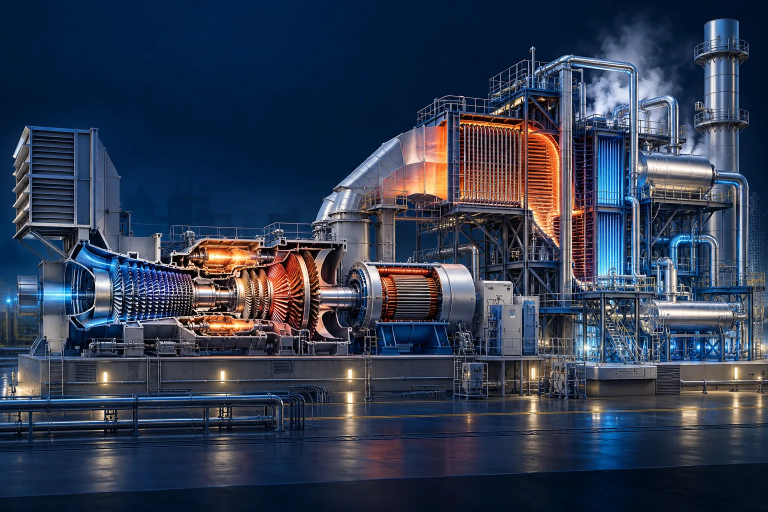
#> input picture assets/img/geh-ccgt-illustration-v20.webp, 1536 x 1024 px (shown at 1/2 size)
$ python create-gt01-pilot-assets.py
#> lines starting #> are read from the running program, lines starting #| are printed output that depends on the picture; after the words box and inside, x2 and y2 are one past the last pixel; in counts of white or black regions, pixels touching at a corner belong together
#!/usr/bin/env python3
"""GT-01 imagery study. Strictly registered local alterations, not OEM engineering drawings.
Authored as fixed-camera pixel art prototypes; not photographic claims about TE-TO hardware.
"""
from pathlib import Path
from PIL import Image, ImageDraw, ImageFilter
import numpy as np, hashlib, json
ROOT=Path(__file__).resolve().parent.parent
base=Image.open(ROOT/'assets/img/geh-ccgt-illustration-v20.webp').convert('RGB')
#> base is the input picture: PIL image 1536x1024 RGB; mean R, G, B 48.6, 59.3, 80.2
# Crop already-approved V20 image, limited to one gas turbine and associated generator.
CROP=(0,305,985,815)
reference=base.crop(CROP)
w,h=reference.size
#> w = 985; h = 510
out=ROOT/'assets/img/gt01-pilot';out.mkdir(exist_ok=True,parents=True)
reference.save(out/'gt01-exposed.webp',format='WEBP',lossless=True,method=6)
# Exact pixel registration: all changes are limited to registered equipment area.
# These regions are conceptual graphic covers, NOT real casing geometry.
polygon=[(179,184),(295,170),(443,169),(569,190),(655,259),(667,365),(170,379),(145,321)]
mask=Image.new('L',(w,h),0)
#> mask: PIL image 985x510 L; every value is 0
d=ImageDraw.Draw(mask)
d.polygon(polygon,fill=255)
mask=mask.filter(ImageFilter.GaussianBlur(2.5))
# SHELL: an artist-drawn, muted steel acoustic hood (kept within the registered GT footprint).
y,x=np.mgrid[0:h,0:w]
rng=np.random.default_rng(21)
noise=rng.normal(0,2.3,(h,w))
light=14*np.sin((x-170)/620*np.pi)+10*np.cos((y-160)/240*np.pi)
structure=np.clip(78+light+noise,25,180)
shell_arr=np.stack([np.clip(structure*.97,0,255),np.clip(structure*1.12,0,255),np.clip(structure*1.29,0,255)],-1).astype('uint8')
shell=Image.fromarray(shell_arr,'RGB')
sd=ImageDraw.Draw(shell)
sd.rounded_rectangle((177,188,660,358),radius=10,outline=(151,190,212),width=3)
sd.line([(191,202),(645,202)],fill=(194,218,227),width=3)
sd.line([(193,339),(644,339)],fill=(25,53,75),width=5)
for cx in [284,406,530]:
 sd.line([(cx,201),(cx,339)],fill=(40,75,95),width=5)
 sd.line([(cx+5,204),(cx+5,336)],fill=(157,191,205),width=2)
for cx in [235,355,479,594]:
 sd.rectangle((cx-6,218,cx+6,223),fill=(40,63,81))
 sd.line([(cx-3,221),(cx+3,221)],fill=(186,213,225))
sd.line([(179,188),(147,307),(175,363)],fill=(188,214,225),width=4)
sd.line([(641,201),(663,281),(657,358)],fill=(182,208,221),width=4)
shell_img=Image.composite(shell,reference,mask)
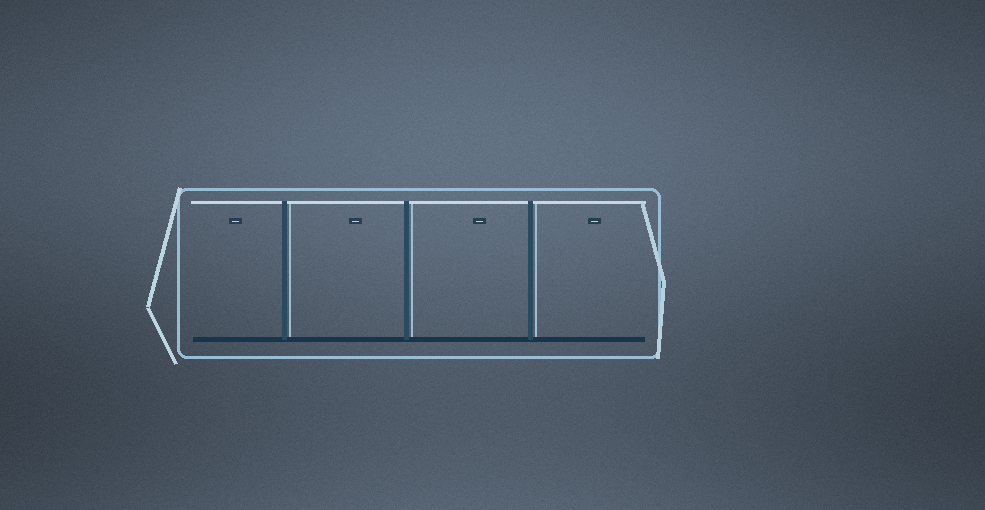
#> shell: PIL image 985x510 RGB; mean R, G, B 78.9, 91.6, 105.4
shell_img.save(out/'gt01-shell.webp',format='WEBP',lossless=True,method=6)
# INNER: keep same camera and machine housing. Clarify the visible rotor using a
# local detail loupe with translucent peripheral matte, not fabricated internals.
inner=reference.copy()
focus=Image.new('RGBA',(w,h),(0,0,0,0))
#> focus: PIL image 985x510 RGBA; every value is 0
fd=ImageDraw.Draw(focus)
# Darken only the pilot's selected machine envelope to make true photo-detail more legible.
fd.rounded_rectangle((186,190,645,355),radius=18,fill=(1,14,25,38),outline=(128,194,219,118),width=3)
# A photographic inset takes pixels from the same reference image.
zoom=reference.crop((259,180,587,347)).resize((432,220),Image.Resampling.LANCZOS)
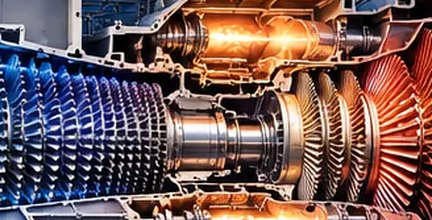
#> zoom: PIL image 432x220 RGB; mean R, G, B 116, 88.8, 86.8
# Crop to non-overlapping region and paste inside GT focus boundary, preserving camera anchors outside registered mask.
zoom=zoom.resize((386,145),Image.Resampling.LANCZOS)
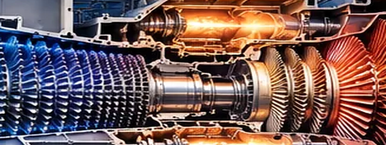
#> zoom: PIL image 386x145 RGB; mean R, G, B 116, 88.9, 86.9
zoom_rgba=zoom.convert('RGBA')
fd.rounded_rectangle((221,201,607,346),radius=10,fill=(3,25,39,210))
focus.alpha_composite(zoom_rgba,(221,201))
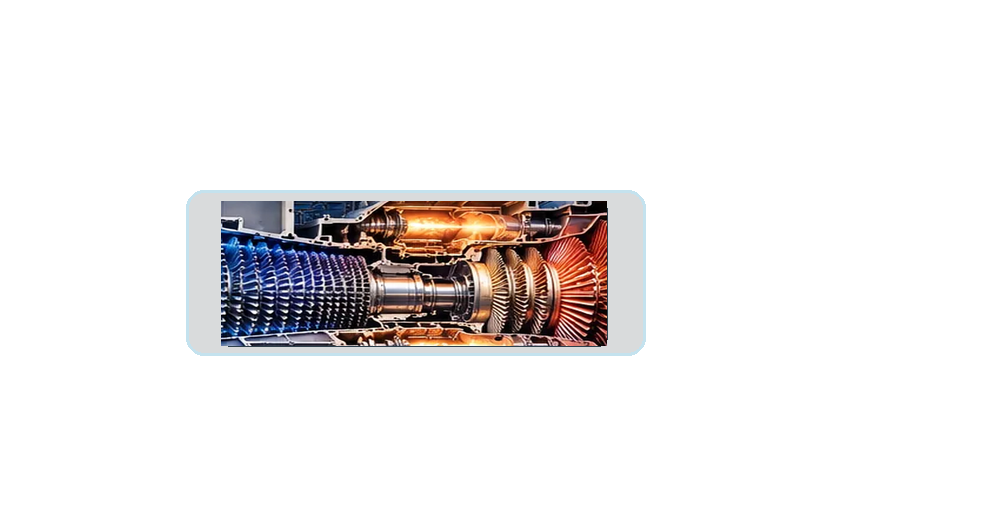
#> focus: PIL image 985x510 RGBA; mean R, G, B, A 13.9, 11.8, 12.1, 30.7; transparent parts drawn white
fd=ImageDraw.Draw(focus)
fd.rounded_rectangle((219,199,609,348),radius=11,outline=(135,201,224,190),width=2)
# Mask inner-only edit to same turbine envelope as shell, do not alter other plant equipment.
inner=Image.composite(Image.alpha_composite(reference.convert('RGBA'),focus).convert('RGB'),reference,mask)
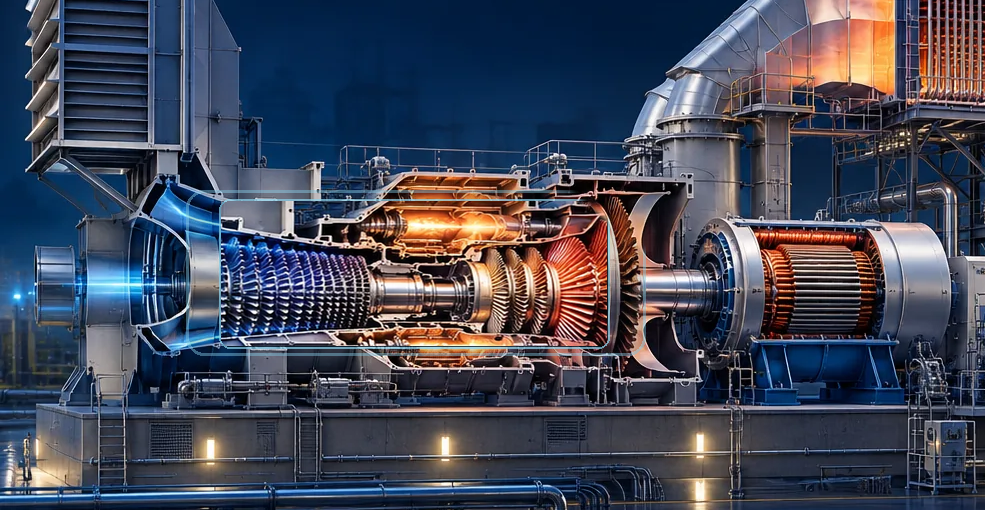
#> inner: PIL image 985x510 RGB; mean R, G, B 66.2, 70.7, 86.8
inner.save(out/'gt01-inner.webp',format='WEBP',lossless=True,method=6)
# Locked registration QA: every unchanged pixel beyond mask exactly matches Exposed.
refarr=np.asarray(reference).astype(np.int16)
assert reference.size==(985,510)
results={}
for mode in ('shell','exposed','inner'):
 img=Image.open(out/f'gt01-{mode}.webp').convert('RGB')
 diff=np.any(np.asarray(img).astype(np.int16)!=refarr,axis=2)
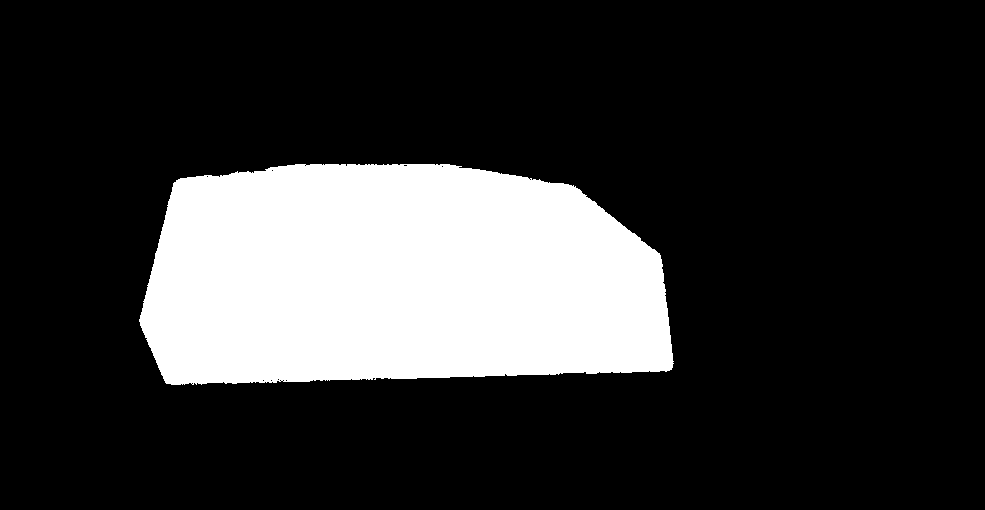
#> diff: shape (510, 985) bool; 20.2% white; 1 white region, box (x1, y1, x2, y2) and area: (139, 164, 674, 385) 101512
 outside=(np.asarray(mask)==0)
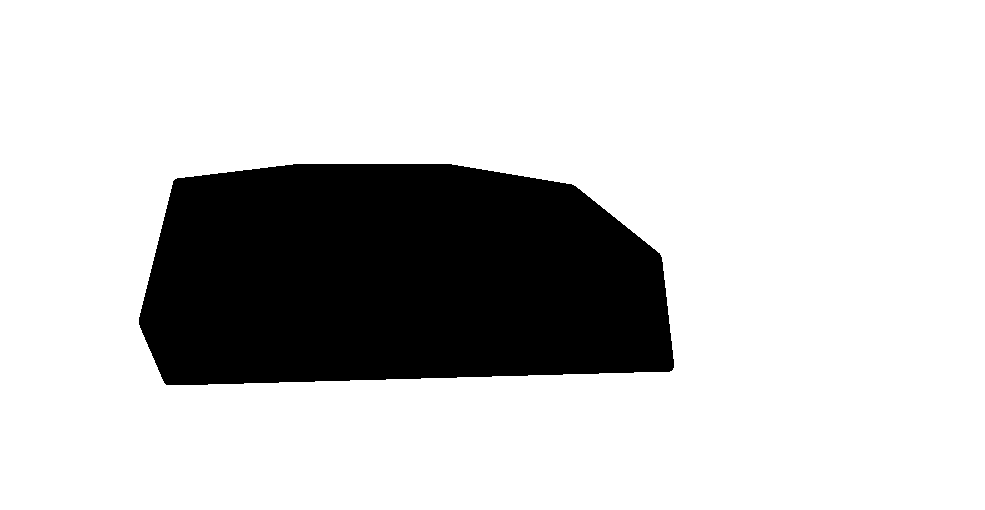
#> outside: shape (510, 985) bool; 79.6% white; 1 black region, box (x1, y1, x2, y2) and area: (139, 164, 674, 385) 102249
 changed=int(np.count_nonzero(diff))
#> changed = 101512
 violations=int(np.count_nonzero(diff & outside))
#> violations = 0
 assert violations==0,(mode,violations)
#> (the run stopped early here; a loop or call above may not have finished)

$ run again, with assets/img/energy-landscape-962.webp copied over assets/img/geh-ccgt-illustration-v20.webp
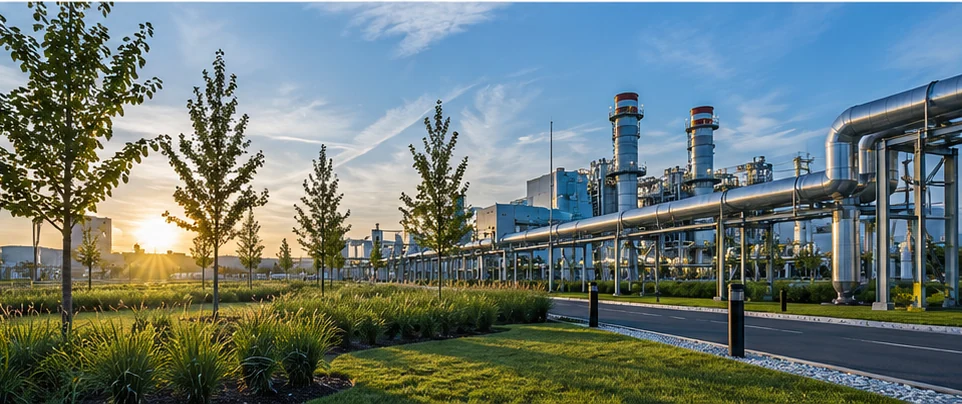
#> input picture assets/img/energy-landscape-962.webp, 962 x 404 px
#> base is the input picture: PIL image 962x404 RGB; mean R, G, B 105.8, 120.3, 117.3
#> `shell_img=Image.composite(shell,reference,mask)`:
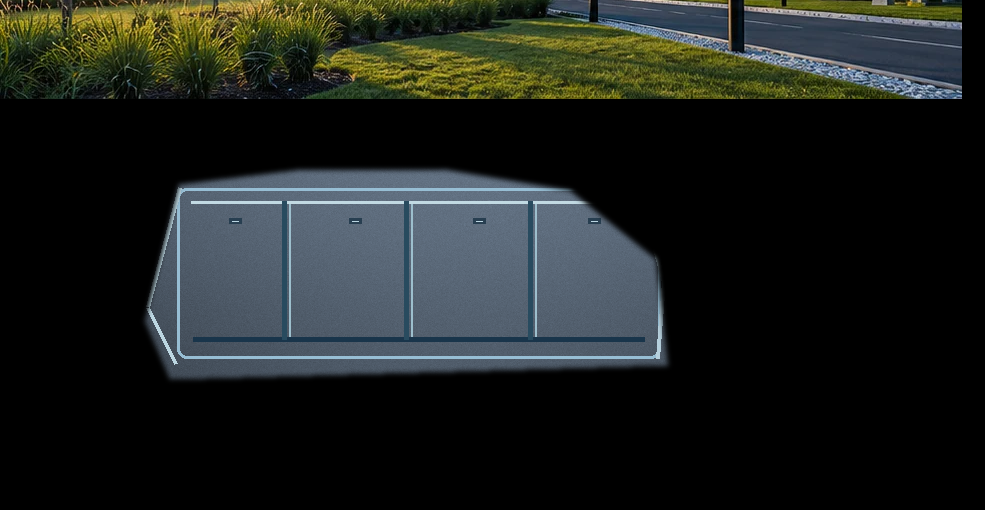
#> shell_img: PIL image 985x510 RGB; mean R, G, B 29.6, 33.5, 30.5
#> `focus.alpha_composite(zoom_rgba,(221,201))`:
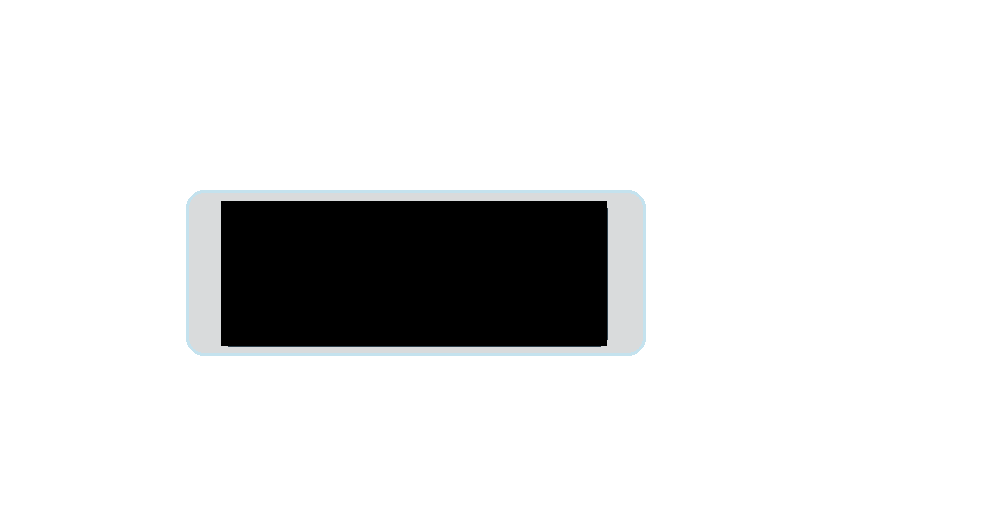
#> focus: PIL image 985x510 RGBA; mean R, G, B, A 1, 1.9, 2.4, 30.7; transparent parts drawn white
#> diff: shape (510, 985) bool; 20.3% white; 1 white region, box (x1, y1, x2, y2) and area: (139, 164, 674, 385) 101963
#> outside: shape (510, 985) bool; 79.6% white; 1 black region, box (x1, y1, x2, y2) and area: (139, 164, 674, 385) 102249
#> changed = 101963
#> violations = 0
